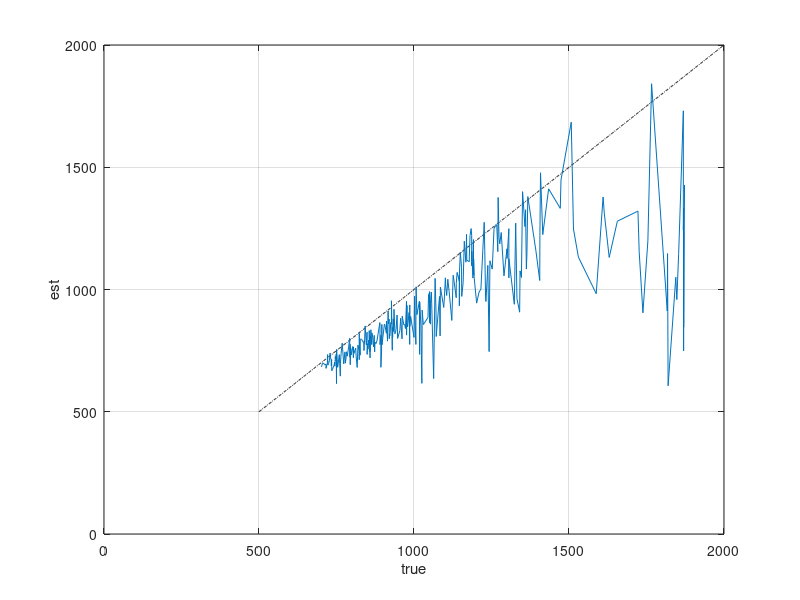

The MATLAB script that drew this image:

% PD-80R:
x_pd80r = [1025.33 700.00 8 407.35 5.56
1192.32 700.00 9 627.78 14.54
804.60 700.00 4 689.07 1.98
794.57 700.00 4 683.59 1.96
1071.58 700.00 8 534.07 7.29
1362.48 700.00 11 495.48 39.11
1346.50 700.00 10 549.48 22.85
1754.45 700.00 13 401.91 135.09
1722.40 700.00 12 520.34 82.43
1514.40 700.00 11 570.35 45.02
1190.39 700.00 10 599.89 24.95
1153.38 700.00 9 644.89 14.94
986.43 700.00 6 672.90 3.76
877.44 700.00 5 662.44 2.58
778.52 700.00 3 666.52 1.49
920.51 700.00 7 594.49 5.05
1146.48 700.00 10 556.45 23.14
1271.41 700.00 11 629.40 49.69
916.48 700.00 7 664.97 5.65
1169.47 700.00 10 641.94 26.70
1226.45 700.00 11 582.91 46.02
1017.46 700.00 8 629.45 8.59
869.45 700.00 5 650.96 2.54
851.47 700.00 5 642.47 2.50
1105.46 700.00 8 644.95 8.80
746.49 700.00 4 644.98 1.85
792.52 700.00 6 634.03 3.55
720.55 700.00 2 682.55 1.25
914.55 700.00 7 574.55 4.88
816.75 700.00 7 496.25 4.22
701.72 700.00 1 682.72 1.09
762.72 700.00 3 659.22 1.47
784.72 700.00 5 618.70 2.41
848.74 700.00 5 624.72 2.43
871.71 700.00 6 643.71 3.60
825.71 700.00 5 633.71 2.47
753.73 700.00 3 643.23 1.44
858.71 700.00 6 640.20 3.58
734.71 700.00 3 630.21 1.41
826.67 700.00 5 677.67 2.64
741.66 700.00 3 648.66 1.45
744.63 700.00 3 647.65 1.44
704.65 700.00 1 694.15 1.11
848.59 700.00 7 601.09 5.11
863.53 700.00 4 698.55 2.00
972.52 700.00 6 665.52 3.72
855.53 700.00 7 606.01 5.15
778.52 700.00 4 630.01 1.81
1018.49 700.00 8 626.46 8.55
904.44 700.00 6 679.94 3.80
922.43 700.00 6 642.42 3.59
1050.42 700.00 8 655.40 8.94
933.43 700.00 6 656.40 3.67
1026.37 700.00 8 605.38 8.26
986.35 700.00 8 619.37 8.45
985.40 700.00 6 673.87 3.77
823.36 700.00 5 606.36 2.36
729.40 700.00 3 698.40 1.56
721.39 700.00 4 661.88 1.90
838.36 700.00 5 638.36 2.49
768.36 700.00 5 663.86 2.59
1146.30 700.00 10 555.30 23.10
1126.30 700.00 9 626.76 14.52
1170.28 700.00 9 663.25 15.37
1146.27 700.00 9 612.23 14.18
1162.23 700.00 10 627.20 26.09
1186.16 700.00 11 528.65 41.73
1056.15 700.00 9 586.13 13.58
947.15 700.00 6 633.64 3.55
819.17 700.00 4 696.66 2.00
746.16 700.00 3 685.16 1.53
986.14 700.00 8 512.61 7.00
839.14 700.00 5 639.62 2.49
1238.13 700.00 9 650.56 15.07
1139.08 700.00 9 633.57 14.68
1367.07 700.00 11 631.00 49.81
1306.00 700.00 11 570.97 45.07
1109.04 700.00 9 617.00 14.30
860.08 700.00 6 633.08 3.54
874.14 700.00 5 667.14 2.60
1342.07 700.00 11 492.06 38.84
1186.06 700.00 11 558.55 44.09
1328.03 700.00 12 501.00 79.37
1306.01 700.00 11 478.98 37.81
1102.02 700.00 9 603.49 13.98
1332.02 700.00 11 440.47 34.77
1609.95 700.00 13 461.91 155.26
1258.19 700.00 10 654.67 27.23
858.30 700.00 5 612.82 2.39
858.36 700.00 7 543.34 4.62
979.36 700.00 8 560.33 7.65
1270.33 700.00 10 604.78 25.15
1364.29 700.00 12 452.75 71.72
977.33 700.00 7 680.81 5.79
1127.26 700.00 9 623.27 14.44
1290.24 700.00 11 482.70 38.10
1393.24 700.00 11 529.66 41.81
1136.23 700.00 9 572.19 13.26
895.23 700.00 6 586.72 3.28
838.28 700.00 6 617.78 3.46
724.27 700.00 2 679.28 1.25
864.30 700.00 6 651.82 3.65
920.32 700.00 7 581.80 4.94
912.31 700.00 6 672.80 3.76
773.30 700.00 5 591.79 2.30
794.32 700.00 3 653.30 1.46
793.30 700.00 3 682.30 1.52
806.33 700.00 5 628.31 2.45
746.39 700.00 3 683.39 1.52
840.40 700.00 5 662.89 2.58
930.39 700.00 6 669.36 3.75
1022.36 700.00 8 562.83 7.68
1063.37 700.00 8 420.34 5.74
1146.31 700.00 7 679.79 5.78
1113.31 700.00 8 655.78 8.95
1242.30 700.00 10 390.75 16.25
1300.24 700.00 11 515.20 40.67
1274.22 700.00 11 553.66 43.71
1306.19 700.00 11 514.62 40.62
1406.16 700.00 10 640.07 26.62
1408.09 700.00 11 675.55 53.33
1045.10 700.00 8 585.59 7.99
794.25 700.00 5 652.71 2.54
789.22 700.00 4 690.21 1.98
911.17 700.00 6 690.18 3.86
970.19 700.00 6 678.66 3.80
794.18 700.00 5 659.68 2.57
890.16 700.00 7 622.64 5.29
933.13 700.00 8 582.13 7.94
749.14 700.00 4 663.13 1.90
762.28 700.00 5 549.27 2.14
870.26 700.00 5 668.24 2.60
733.26 700.00 3 648.76 1.45
896.24 700.00 6 679.23 3.80
734.24 700.00 2 694.73 1.28
778.28 700.00 4 648.27 1.86
846.29 700.00 5 657.77 2.56
935.41 700.00 8 607.41 8.29
730.45 700.00 3 676.94 1.51
956.41 700.00 8 574.91 7.85
1252.37 700.00 11 495.35 39.10
1415.36 700.00 10 641.30 26.67
1530.29 700.00 12 446.27 70.70
1178.29 700.00 10 583.26 24.26
1194.28 700.00 10 547.75 22.78
1194.25 700.00 9 623.73 14.45
1018.23 700.00 8 585.22 7.99
1474.19 700.00 12 570.63 90.40
927.20 700.00 8 630.67 8.61
989.17 700.00 8 588.16 8.03
1190.15 700.00 10 548.12 22.80
984.14 700.00 7 660.12 5.61
750.19 700.00 4 680.70 1.95
727.18 700.00 2 690.69 1.27
1018.17 700.00 7 535.18 4.55
1049.38 700.00 8 650.32 8.87
890.39 700.00 5 658.89 2.57
938.38 700.00 7 596.40 5.07
752.43 700.00 3 673.94 1.50
945.40 700.00 7 652.40 5.54
1178.39 700.00 9 670.87 15.54
1082.35 700.00 9 575.34 13.33
1009.34 700.00 8 592.84 8.09
1192.34 700.00 9 666.30 15.44
1228.28 700.00 10 607.75 25.28
1098.28 700.00 9 576.26 13.35
1050.27 700.00 7 629.26 5.35
837.30 700.00 6 619.79 3.47
858.31 700.00 7 590.79 5.02
813.35 700.00 5 618.33 2.41
917.42 700.00 7 626.38 5.32
826.42 700.00 4 659.42 1.89
823.44 700.00 6 649.93 3.64
880.42 700.00 6 625.41 3.50
842.39 700.00 6 674.38 3.77
954.38 700.00 6 658.87 3.69
961.42 700.00 6 632.39 3.54
794.39 700.00 6 603.90 3.38
1068.09 1045.42 8 691.06 1.49
1655.98 1279.38 11 584.94 1.83
1816.91 912.12 12 359.38 1.30
1847.84 958.72 11 438.33 1.37
1869.88 845.82 12 333.26 1.21
1587.82 982.95 12 387.29 1.40
975.83 951.28 8 628.83 1.36
829.82 797.38 5 678.33 1.14
896.82 774.12 6 613.32 1.11
1215.80 1001.06 10 524.27 1.43
1869.79 1239.02 12 488.18 1.77
1853.75 1147.61 11 524.70 1.64
1869.78 1211.04 12 477.16 1.73
1819.69 606.22 11 277.17 0.87
1869.69 748.97 12 295.10 1.07
1872.66 1427.71 12 562.53 2.04
1869.76 1068.54 13 358.15 1.53
1629.68 1131.15 13 379.14 1.62
1191.67 1204.17 10 630.65 1.72
1276.64 1186.93 10 621.62 1.70
1405.59 1036.92 11 474.08 1.48
1323.56 939.52 11 429.55 1.34
1844.50 1050.03 13 351.95 1.50
1869.48 1333.47 12 525.39 1.90
1738.41 904.52 12 356.39 1.29
1726.39 1154.43 12 454.85 1.65
1869.39 1279.17 13 428.75 1.83
1136.35 1024.71 9 606.84 1.46
1281.32 1233.11 11 563.78 1.76
804.53 720.90 4 650.02 1.03
810.53 755.27 4 681.02 1.08
1158.49 1028.15 10 538.46 1.47
1149.44 1153.12 10 603.91 1.65
1766.35 1841.64 13 617.28 2.63
1167.32 1111.84 10 582.29 1.59
1434.28 1411.71 12 556.22 2.02
1350.24 1400.27 11 640.21 2.00
1184.26 1249.16 10 654.21 1.78
1507.22 1684.34 12 663.64 2.41
839.21 790.77 5 672.71 1.13
1101.21 1047.87 8 692.68 1.50
1006.19 936.56 7 682.17 1.34
927.19 859.68 7 626.17 1.23
893.18 681.80 6 540.18 0.97
930.18 841.12 7 612.66 1.20
1071.14 902.77 9 534.63 1.29
855.14 780.84 6 618.64 1.12
746.15 709.39 4 639.65 1.01
967.15 855.67 8 565.62 1.22
716.15 677.44 2 660.14 0.97
1084.14 810.26 8 535.61 1.16
777.12 744.84 4 671.61 1.06
867.12 802.26 6 635.61 1.15
823.12 748.62 6 593.11 1.07
1030.11 856.36 8 566.09 1.22
1006.10 775.40 8 512.57 1.11
1002.09 914.43 7 666.05 1.31
1000.06 803.90 7 585.55 1.15
851.07 778.25 5 662.05 1.11
978.10 862.30 7 628.08 1.23
744.11 703.06 2 685.10 1.00
935.13 867.15 7 631.62 1.24
1085.12 1009.92 8 667.59 1.44
722.12 690.75 2 673.11 0.99
1186.11 1097.07 10 574.56 1.57
1202.06 944.26 10 494.53 1.35
1232.02 950.87 10 497.99 1.36
803.03 767.05 5 652.53 1.10
746.02 711.48 4 641.53 1.02
759.02 733.65 4 661.53 1.05
797.05 731.81 5 622.55 1.05
1053.02 944.00 8 624.01 1.35
824.02 770.57 5 655.52 1.10
782.02 745.29 5 634.02 1.06
1002.00 972.67 8 642.97 1.39
1817.88 1146.91 14 322.82 1.64
1359.88 1326.18 11 606.34 1.89
1613.81 1312.03 13 439.77 1.87
1263.80 1261.51 11 576.77 1.80
1230.79 973.35 10 509.77 1.39
1340.79 907.14 11 414.75 1.30
1006.81 1010.96 8 668.28 1.44
889.82 864.66 7 629.80 1.24
854.03 793.31 6 628.52 1.13
920.02 878.66 7 640.00 1.26
906.00 855.76 6 678.00 1.22
942.02 835.42 7 608.50 1.19
802.02 764.69 5 650.52 1.09
893.01 812.75 7 591.99 1.16
1096.00 926.65 7 674.96 1.32
1153.98 971.80 10 508.95 1.39
1266.93 1264.81 10 662.41 1.81
1244.90 1117.41 11 510.89 1.60
1357.89 1257.16 12 495.33 1.80
860.88 835.41 6 661.88 1.19
1868.84 1730.91 14 487.20 2.47
1299.78 1166.32 11 533.25 1.67
1180.77 1220.58 10 639.24 1.74
956.80 882.36 8 583.27 1.26
732.90 716.40 3 675.88 1.02
1046.86 977.80 8 646.36 1.40
811.91 760.34 6 602.40 1.09
924.90 864.47 6 684.90 1.23
709.94 697.43 1 692.94 1.00
764.93 738.53 4 665.92 1.06
801.92 761.05 5 647.42 1.09
716.00 693.73 2 676.01 0.99
796.99 758.78 5 645.49 1.08
961.97 890.95 7 648.95 1.27
830.98 795.75 6 630.46 1.14
930.96 804.45 7 585.95 1.15
910.97 820.98 6 650.44 1.17
701.96 684.87 1 680.46 0.98
929.96 751.58 7 547.44 1.07
780.96 721.12 5 613.46 1.03
710.95 692.12 2 674.44 0.99
750.00 614.94 4 554.49 0.88
873.01 744.69 6 590.00 1.06
976.00 813.42 7 592.48 1.16
1121.98 873.56 8 577.45 1.25
1209.95 990.20 9 586.40 1.41
1052.90 858.34 8 567.39 1.23
1471.84 1331.91 12 524.78 1.90
1868.84 1242.37 14 349.69 1.77];

% PD8: (mean_neighbor_x)
x_pd8 = [824.64 746.34 1 606.65 1.07
859.65 802.93 1 652.65 1.15
795.63 1627.94 3 252.14 2.33
964.62 513.46 2 224.13 0.73
997.56 632.43 2 276.06 0.90
747.56 534.62 1 434.56 0.76
1360.49 903.81 2 303.99 1.29
1867.54 780.12 2 340.53 1.11
1867.61 676.04 2 295.10 0.97
1674.83 870.12 2 379.82 1.24
1867.77 866.55 2 378.26 1.24
1680.80 754.39 2 329.30 1.08
1053.82 723.53 2 315.83 1.03
1092.79 468.05 2 204.31 0.67
1112.77 400.42 2 174.79 0.57
1514.75 702.80 2 306.78 1.00
1665.76 706.82 2 289.26 1.01
763.72 590.19 1 479.73 0.84
779.71 548.35 1 445.71 0.78
1018.66 399.01 2 174.18 0.57
1088.64 428.75 2 187.16 0.61
1103.61 475.29 2 202.13 0.68
1070.60 641.67 2 280.10 0.92
903.57 632.47 2 276.08 0.90
1252.56 771.47 1 627.07 1.10
996.57 852.35 2 372.06 1.22
941.56 607.22 1 493.57 0.87
969.55 398.77 2 174.07 0.57
763.57 535.26 1 435.07 0.76
1867.59 718.37 2 313.58 1.03
1849.72 935.17 2 408.22 1.34
1867.67 561.66 2 245.17 0.80
1405.63 652.97 2 254.64 0.93
984.65 423.06 2 184.67 0.60
1186.64 457.40 2 199.66 0.65
1465.67 565.09 2 246.67 0.81
1867.65 591.38 2 258.15 0.84
1867.85 857.57 2 374.34 1.23];


close all;

x = x_pd80r;

[~, idx] = sort(x(:,1));
x = x(idx,:);

%figure; plot(x);

y = x;

% amplification_compensation = amplification_mapping[min ( length_ampmap - 1, 1 + number_overloaded_samples )] * mean_neighbor / new_clip_level;

ampmap_const_step     = 0.053; % PD80R
%ampmap_const_step     = 0.4; % PD8
clip_limit            = 700;

amplification_mapping = transpose(10 .^ ([0:ampmap_const_step:ampmap_const_step * 20] .^ 2));
amplification_mapping(amplification_mapping > 5) = 5; % never to higher than 5

amplification_compensation = amplification_mapping(1 + y(:, 3)) .* y(:, 4) ./ clip_limit;


% new test -> enable new test by enabling the last line of this block
ampmap_const_step     = 0.045; % PD80R
amplification_mapping = transpose(10 .^ ([0:ampmap_const_step:ampmap_const_step * 20] .^ 2));
amplification_mapping(amplification_mapping > 5) = 5; % never to higher than 5
a_low  = amplification_mapping(1 + y(:, 3));
a_high = amplification_mapping(1 + y(:, 3) + 1);
r      = y(:, 4) ./ clip_limit;
a_diff = a_high - a_low;
%amplification_compensation = amplification_mapping(1 + y(:, 3)) + r .* a_diff;


%figure; plot(20 * log10(700:2000), 20 * log10(700:2000), 'k-.');
%xlabel('true'); ylabel('est'); grid on; hold on;
%plot(20 * log10(y(:, 1)), 20 * log10(clip_limit * amplification_compensation));

figure; plot(500:2000, 500:2000, 'k-.');% axis([500, 2000, 500, 2000]);
xlabel('true'); ylabel('est'); grid on; hold on;
plot(y(:, 1), clip_limit * amplification_compensation);

%figure; plot(y(:, 1)); grid on; hold on;
%plot(clip_limit * amplification_compensation, 'g')
%plot(y(:, 4), 'r')

%plot(amplification_compensation); grid on; hold on; plot(y(:, 5))
%plot(20 * log10(amplification_compensation)); grid on; hold on; plot(20 * log10(y(:, 5)))


%figure;plot(y(:,3))




